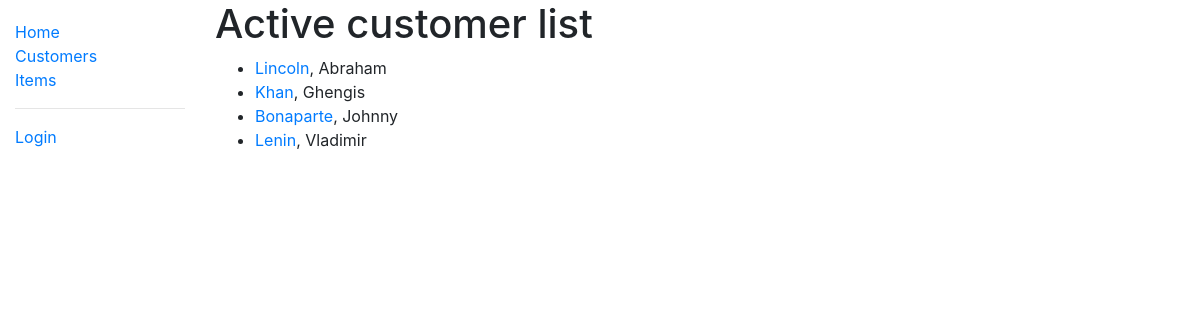
The app's page /pawncatalog/customers/ with its own data.
### pawncatalog/models.py (models this page shows, shortened)
class Customer(models.Model):
    first_name = models.CharField(max_length=100, default="Unknown")
    last_name = models.CharField(max_length=100, default="Unknown")
    country = models.CharField(max_length=100, null=True)
    active = models.BooleanField(default=True)
    def get_absolute_url(self):
        return reverse('customer-detail', args=[str(self.id)])

### pawncatalog/views.py (the view)
# urls.py: path('customers/', views.ActiveCustomerListView.as_view(), name='customers'),
class ActiveCustomerListView(generic.ListView):
    model = Customer
    context_object_name = 'customers_list'
    template_name = 'customers/customer_active_list.html'
    queryset = Customer.objects.filter(active=True)

### pawncatalog/templates/customers/customer_active_list.html
{% extends "base_generic.html" %}
{% block content %}
  <h1>Active customer list</h1>
  {% if customers_list %}
  <ul>
    {% for customer in customers_list %}
      <li>
        <a href="{{ customer.get_absolute_url }}">{{ customer.last_name }}</a>, {{customer.first_name}}
      </li>
    {% endfor %}
  </ul>
  {% else %}
    <p>There are no customers in the database.</p>
  {% endif %}
{% endblock %}

### records on screen
Customer: last_name "Lincoln", first_name "Abraham"
Customer: last_name "Khan", first_name "Ghengis"
Customer: last_name "Bonaparte", first_name "Johnny"
Customer: last_name "Lenin", first_name "Vladimir"
